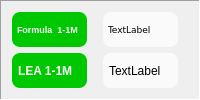
          <widget class="QFrame" name="frame_7">
           <property name="frameShape">
            <enum>QFrame::Panel</enum>
           </property>
           <property name="frameShadow">
            <enum>QFrame::Sunken</enum>
           </property>
           <layout class="QGridLayout" name="gridLayout_7">
            <item row="2" column="1">
             <widget class="QLabel" name="LEA1M_label">
              <property name="styleSheet">
               <string notr="true">QLabel {background-color: #fafafa}
QLabel {color: #000000}
QLabel {border: 0px solid grey}
QLabel {border-radius: 8px}
QLabel {padding: 3px}
QLabel {margin-right: 10px}</string>
              </property>
              <property name="text">
               <string>TextLabel</string>
              </property>
             </widget>
            </item>
            <item row="1" column="1">
             <widget class="QLabel" name="Formula1M_Label">
              <property name="font">
               <font>
                <family>Verdana</family>
                <pointsize>7</pointsize>
               </font>
              </property>
              <property name="styleSheet">
               <string notr="true">QLabel {background-color: #fafafa}
QLabel {color: #000000}
QLabel {border: 0px solid grey}
QLabel {border-radius: 8px}
QLabel {padding: 3px}
QLabel {margin-right: 10px}</string>
              </property>
              <property name="text">
               <string>TextLabel</string>
              </property>
             </widget>
            </item>
            <item row="1" column="0">
             <widget class="QLabel" name="tFomula1M_Label">
              <property name="font">
               <font>
                <pointsize>7</pointsize>
                <weight>75</weight>
                <bold>true</bold>
               </font>
              </property>
              <property name="styleSheet">
               <string notr="true">QLabel {background-color: #00c800;
color: #fafafa;
border: 0px solid grey;
border-radius: 8px;
padding: 3px;
margin-right: 10px}</string>
              </property>
              <property name="text">
               <string>Formula  1-1M</string>
              </property>
             </widget>
            </item>
            <item row="2" column="0">
             <widget class="QLabel" name="tLEA1M_label">
              <property name="font">
               <font>
                <weight>75</weight>
                <bold>true</bold>
               </font>
              </property>
              <property name="styleSheet">
               <string notr="true">QLabel {background-color: #00c800;
color: #fafafa;
border: 0px solid grey;
border-radius: 8px;
padding: 3px;
margin-right: 10px}</string>
              </property>
              <property name="text">
               <string>LEA 1-1M</string>
              </property>
             </widget>
            </item>
           </layout>
          </widget>
